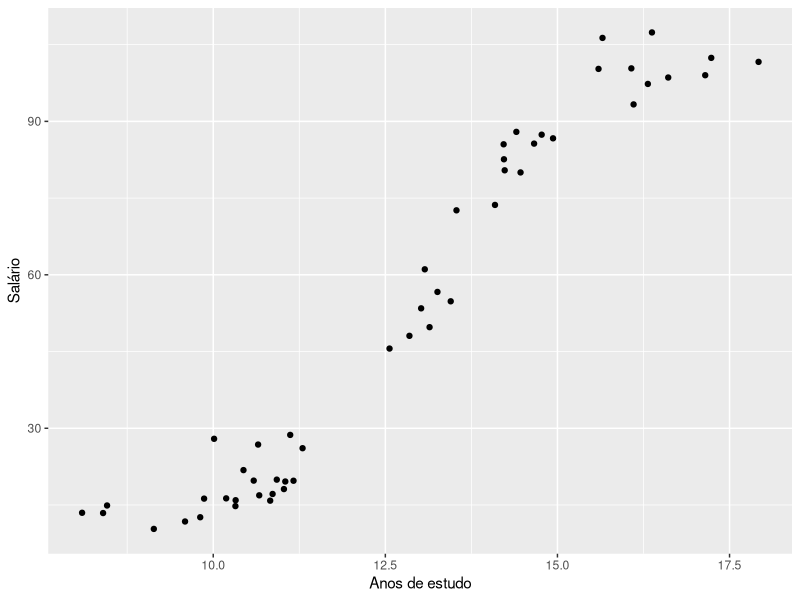
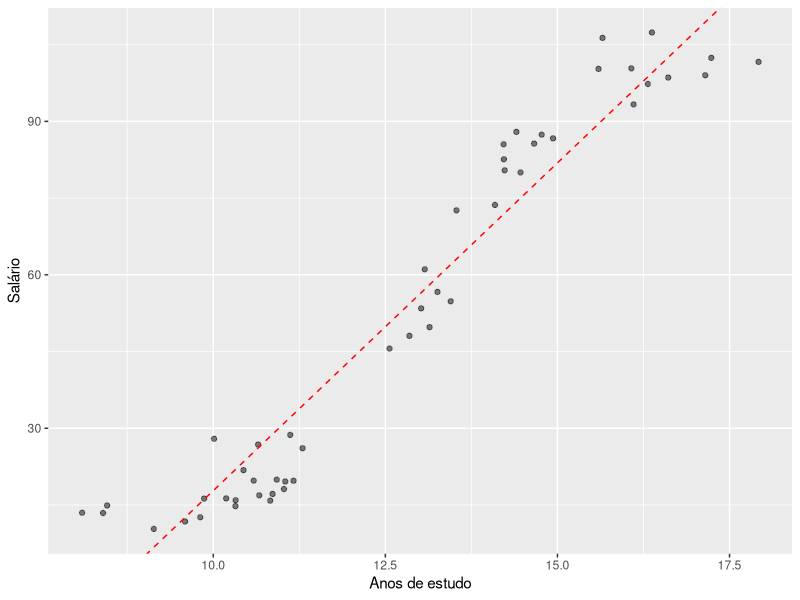
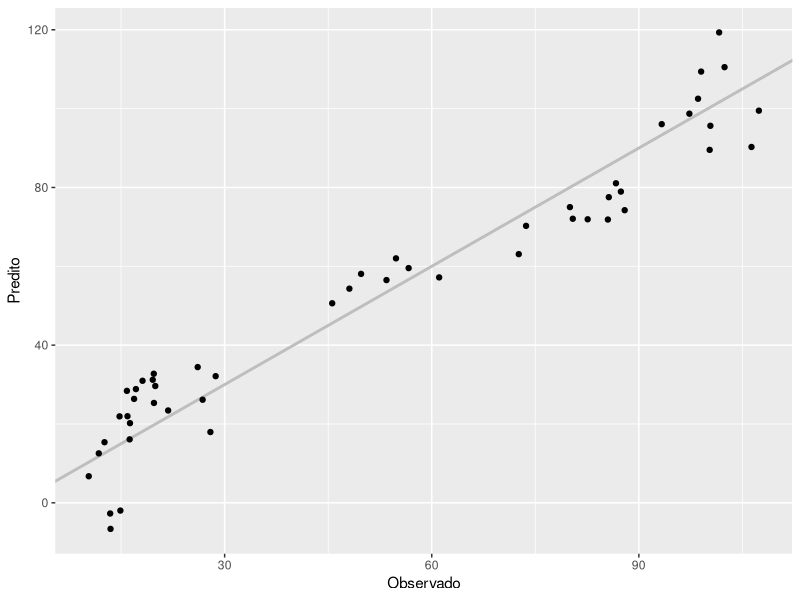
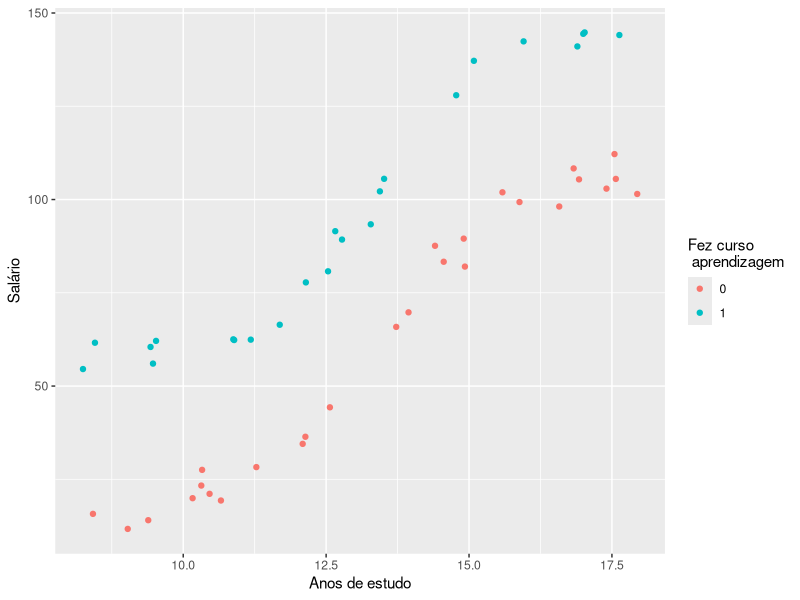
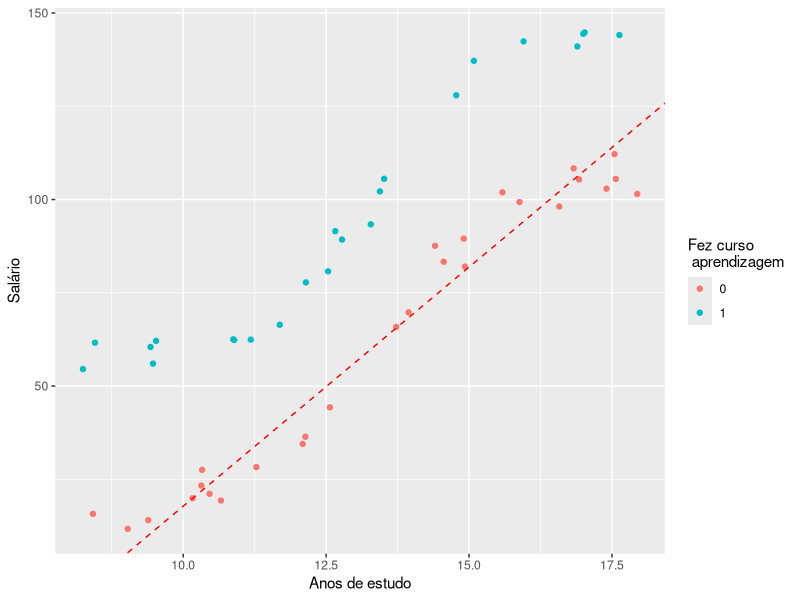
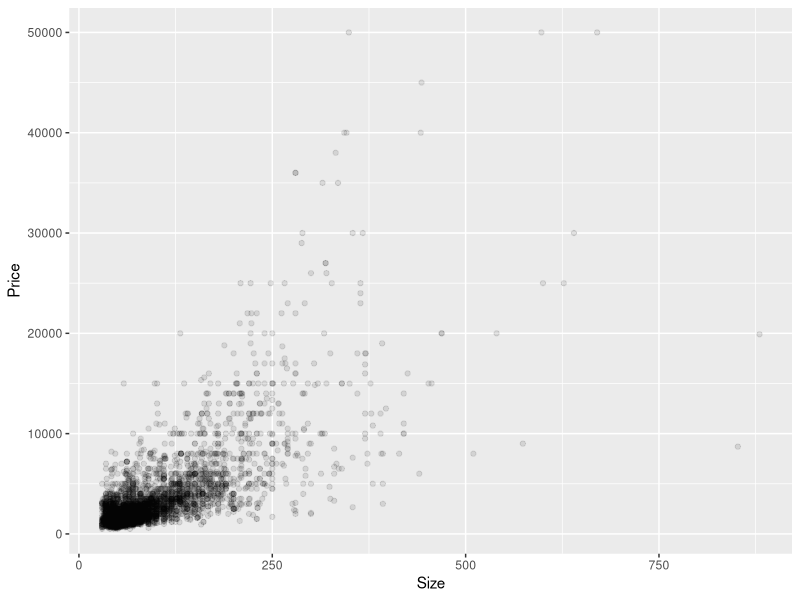

Generate these figures, in order, with R:
library(ggplot2) # biblioteca para construcao de graficos

set.seed(1234) # define uma semente aleatoria

n_obs <- 50 # numero de observacoes que serao geradas

# geracao do vetor de valores de x, representando anos de estudo
anos_estudo <- runif(n = n_obs, min = 8, max = 18)

# geracao do vetor de valores de y, representando os salarios (em centenas de reais)
salario <- 45*tanh(anos_estudo/1.9 - 7) + 60 +
  rnorm(n = n_obs, mean = 0, sd = 4) # o erro aleatorio

# armazena os dados em um data frame
dados <- data.frame(x = anos_estudo, y = salario)

# visualizacao dos dados
ggplot(dados, aes(x = x, y = y)) + # define quais valores estarao nos eixos
  geom_point() + # grafico de pontos
  labs(x = "Anos de estudo", y = "Salário")

# calculo das estimativas do modelo de regressao linear manualmente -----

X <- matrix(c(rep(1, n_obs), # colunas de 1s (intercepto)
              dados$x), # colunas com os valores de X
            nrow = n_obs) # numero de linhas da matriz

Y <- dados$y

beta_hat <- solve(t(X) %*% X) %*% t(X) %*% Y # solucao de minimos quadrados
beta_hat

# visualizacao do resultado
ggplot(dados, aes(x = x, y = y)) +
  geom_point(alpha = 0.5) + # alpha indica a transparencia da geometria
  geom_abline(intercept = beta_hat[1], slope = beta_hat[2], # adiciona reta estimada
              color = "red", linetype = "dashed") +
  labs(x = "Anos de estudo", y = "Salário") # altera os labels do grafico

# calculo das estimativas do modelo de regressao linear com lm ----------
fit <- lm(y~x, dados)
fit
summary(fit)

# avaliacao do modelo -----------------------------------------------------
pred <- X %*% beta_hat # predicao feita manualmente (obtemos uma matriz coluna)

pred2 <- predict(fit, dados) # predicao feita com a funcao predict

novas_pessoas <- data.frame(x = c(12, 9, 16))
predict(fit, novas_pessoas)

# armazena predicoes e valores observados em um dataframe
obs_pred <- data.frame(observado = dados$y,
                       predito = pred)

ggplot(obs_pred, aes(x = observado, y = predito)) +
  geom_abline(intercept = 0, slope = 1, color = "gray", size = 1) +# reta identidade
  geom_point() + # geometria de pontos
  labs(x = "Observado", y = "Predito")

# calulo do erro dentro da amostra - opcao 1
(eqm <- sum((obs_pred$observado - obs_pred$predito)^2) / n_obs)

# calulo do erro dentro da amostra - opcao 2
(eqm <- mean((obs_pred$observado - obs_pred$predito)^2))

# calulo do erro dentro da amostra - opcao 3
library(Metrics)
(eqm <- mse(obs_pred$observado, obs_pred$predito))

sqrt(eqm)

# predicao para um dado novo ------
dados_predicao <- data.frame(x = c(10, 15, 17))
predicao <- predict(fit, dados_predicao)

round(predicao, 2) # arrendonda os valores para 3 casas decimais


# Modelo com mais de uma preditora ----------------------------------------
set.seed(123)

# numero de observacoes que serao geradas
n_obs <- 50

# geracao do vetor de valores de x, representando anos de estudo
anos_estudo <- runif(n = n_obs, min = 8, max = 18)

# geracao do vetor de indicadoras para representar se fez o curso de aprendizagem
curso_aprendizagem <- sample(0:1, size = n_obs, replace = TRUE)

# geracao do vetor de valores de y, representando os salarios (em centenas de reais)
salario <- 45*tanh(anos_estudo/1.9 - 7) + 60 +
  curso_aprendizagem*40 +
  rnorm(n = n_obs, mean = 0, sd = 4) # o erro aleatorio

# armazena os dados em um data frame
dados <- data.frame(x1 = anos_estudo, 
                    x2 = curso_aprendizagem, 
                    y = salario)

# visualizacao dos dados
ggplot(dados, aes(x = x1, y = y, color = factor(x2))) +
  geom_point() +
  labs(x = "Anos de estudo", y = "Salário", color = "Fez curso \n aprendizagem")

fit$coefficients

ggplot(dados, aes(x = x1, y = y, color = factor(x2))) +
  geom_point() +
  labs(x = "Anos de estudo", y = "Salário", color = "Fez curso \n aprendizagem")+
  geom_abline(intercept = fit$coefficients[1], 
              slope = fit$coefficients[2],
              color = "red", linetype = "dashed") +
  geom_abline(intercept = fit$coefficients[1] + 
                fit$coefficients[3], 
              slope = fit$coefficients[2],
              color = "blue", linetype = "dashed")
  

# calculo das estimativas do modelo de regressao linear com lm ----------
fit <- lm(y ~ x1 + x2, dados)
fit

# TAREFA: obter as estimativas do modelo de regressao linear
# manualmente

# Filtrar um data frame
dados2 <- dados[dados$x2 == 1, ] # somente observacoes com x2 = 1 (fez curso aprendizagem)
sum(dados$x2 == 1) # numero de observacoes em que x2 = 1 
nrow(dados2) # numero de linhas do dataframe filtrado

fit2 <- lm(y ~ x1, dados2)
fit2

# aplicando transformacao nas variaveis
dados2$raiz_x1 <- sqrt(dados2$x1)

fit3 <- lm(y ~ x1 + raiz_x1, dados2)
fit3

# aplicacao dados reais ---------------------------------------------------

# carregar dados que estao no arquivo csv
dados <- read.csv("sao-paulo-properties.csv",
                  fileEncoding = "UTF-8")
View(dados)
dim(dados)

# filtar para considerar apenas imoveis disponiveis para aluguel
aluguel <- dados[dados$Negotiation.Type == "rent", ]

# grafico de preco versus tamanho do imovel
ggplot(aluguel, aes(x = Size, y = Price)) +
  geom_point(alpha = 0.1) # alpha define a transparencia da geometria (entre 0 e 1)

# ajuste modelo linear considerando tamanho e valor do condominio
fit <- lm(Price ~ Size + Condo, aluguel)
summary(fit)
fit$coefficients

# Pergunta: como estimar o erro neste caso?

min(aluguel$Size)
max(aluguel$Size)
